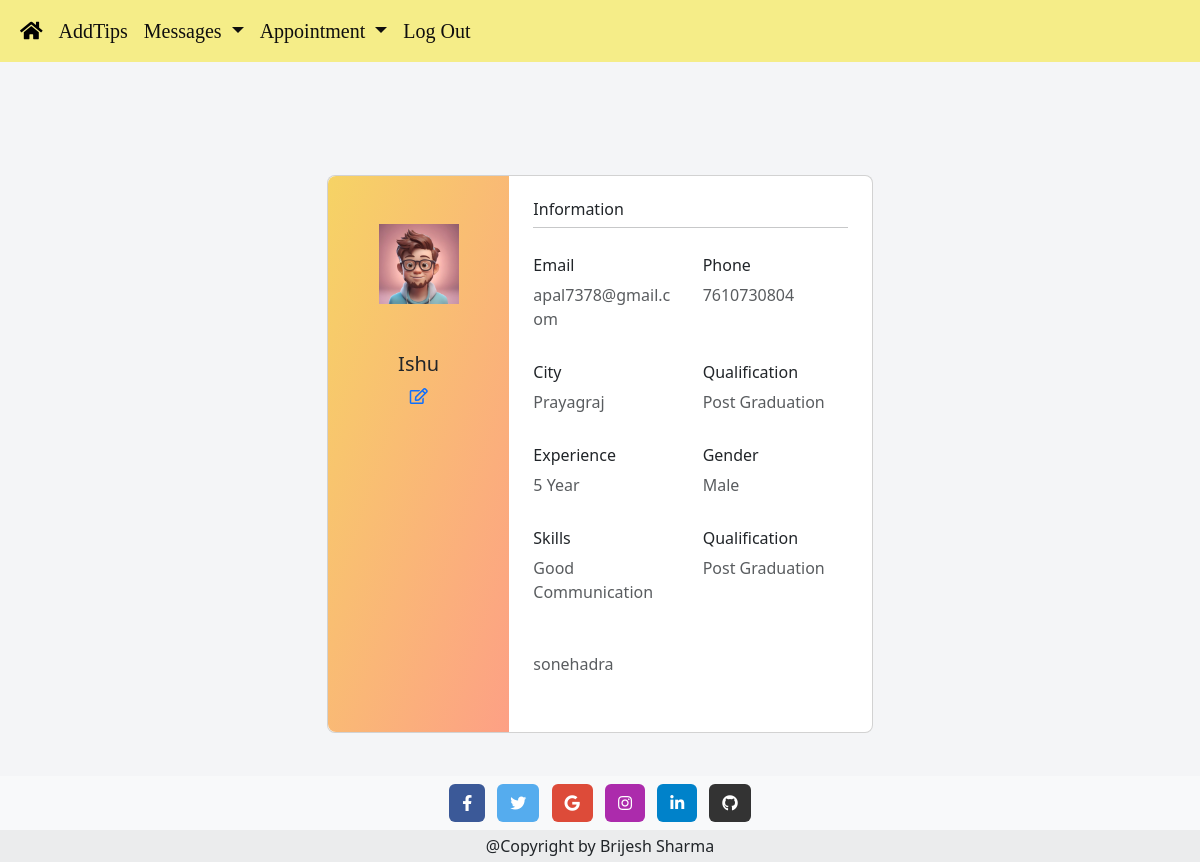
The app's page /coun_home/ (signed in) with its own data.
### advice_app/models.py (models this page shows, shortened)
class Counsellor(models.Model):
    c_id=models.CharField(max_length=50,primary_key=True)
    c_password=models.CharField(max_length=50)
    c_name=models.CharField(max_length=100)
    c_email=models.EmailField(max_length=100)
    c_phone=models.CharField(max_length=50)
    c_city=models.CharField(max_length=50)
    c_experience=models.CharField(max_length=100)
    c_qualification=models.CharField(max_length=100)
    c_gender=models.CharField(max_length=10)
    c_skills=models.TextField()
    c_address=models.TextField()
    c_date=models.DateField(default=timezone.now)

### advice_app/user_views.py (the view)
# urls.py: path("coun_home/",user_views.coun_home,name="coun_home"),
def coun_home(request):
    id=request.session["session_key"]
    obj= Counsellor.objects.get(c_id=id)
    context={
        "obj_key":obj
    }
    return render (request,'advice_app/user/coun_home.html',context)

### advice_app/templates/advice_app/user/coun_home.html (shortened to what this page needs)
<!DOCTYPE html>
{%load static%}
<html lang="en">
<head>
    {%include 'advice_app/common/common_css.html'%}
</head>
<body>
    {%include 'advice_app/user/coun_header.html'%}
    <section class="vh-100" style="background-color: #f4f5f7;">
        <div class="container py-5 h-100">
          <div class="row d-flex justify-content-center align-items-center h-100">
            <div class="col col-lg-6 mb-4 mb-lg-0">
              <div class="card mb-3" style="border-radius: .5rem;">
                <div class="row g-0">
                  <div class="col-md-4 gradient-custom text-center "
                    style="border-top-left-radius: .5rem; border-bottom-left-radius: .5rem;">
                    <img src="{% static 'advice_app/images/50955.jpg' %}"
                      alt="Avatar" class="img-fluid my-5" style="width: 80px;" />
                    <h5>{{obj_key.c_name}}</h5>
                    <a href="{{'/coun_edit_profile/'}}">
                    <i class="far fa-edit mb-5"></i></a>
                  </div>
                  <div class="col-md-8">
                    <div class="card-body p-4">
                      <h6>Information</h6>
                      <hr class="mt-0 mb-4">
                      <div class="row pt-1">
                        <div class="col-6 mb-3">
                          <h6>Email</h6>
                          <p class="text-muted">{{obj_key.c_email}}</p>
                        </div>
                        <div class="col-6 mb-3">
                          <h6>Phone</h6>
                          <p class="text-muted">{{obj_key.c_phone}}</p>
                        </div>
                        <div class="col-6 mb-3">
                            <h6>City</h6>
                            <p class="text-muted">{{obj_key.c_city}}</p>
                          </div>
                          <div class="col-6 mb-3">
                            <h6>Qualification</h6>
                            <p class="text-muted">{{obj_key.c_qualification}}</p>
                          </div>
                          <div class="col-6 mb-3">
                            <h6>Experience</h6>
                            <p class="text-muted">{{obj_key.c_experience}}</p>
                          </div>
                          <div class="col-6 mb-3">
                            <h6>Gender</h6>
                            <p class="text-muted">{{obj_key.c_gender}}</p>
                          </div>
                          <div class="col-6 mb-3">
                            <h6>Skills</h6>
                            <p class="text-muted">{{obj_key.c_skills}}</p>
                          </div>
                          <div class="col-6 mb-3">
                            <h6>Qualification</h6>
                            <p class="text-muted">{{obj_key.c_qualification}}</p>
                          </div>
                          <div class="col-6 mb-3">
                            <p class="text-muted">{{obj_key.c_address}}</p>
                          </div>
                      </div>
                  </div>
                    </div>
                  </div>
                </div>
              </div>
            </div>
          </div>
      </section>
    {% include 'advice_app/common/footer.html' %}
</body>
</html>

### advice_app/templates/advice_app/user/coun_home.html (style rules this page uses)
.gradient-custom { background: #f6d365; background: -webkit-linear-gradient(to right bottom, rgba(246, 211, 101, 1), rgba(253, 160, 133, 1)); background: linear-gradient(to right bottom, rgba(246, 211, 101, 1), rgba(253, 160, 133, 1)) }

### records on screen
Counsellor: c_name "Ishu", c_email "apal7378@gmail.com", c_phone "7610730804", c_city "Prayagraj", c_qualification "Post Graduation", c_experience "5 Year", c_gender "Male", c_skills "Good Communication", c_address "sonehadra"
